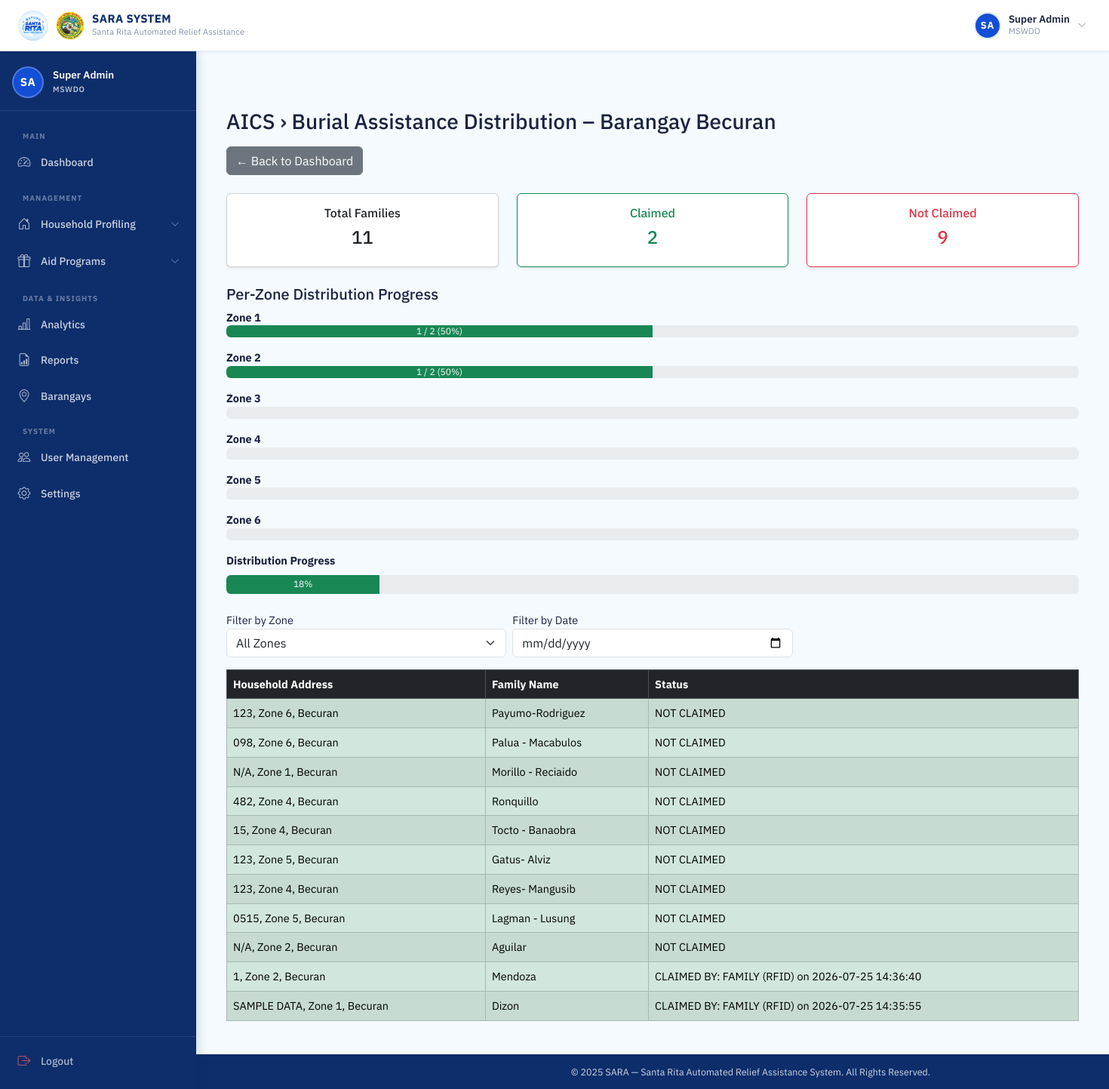
Page /mswdo/aid/1/barangays/1/ (signed in) on the earlier database version.
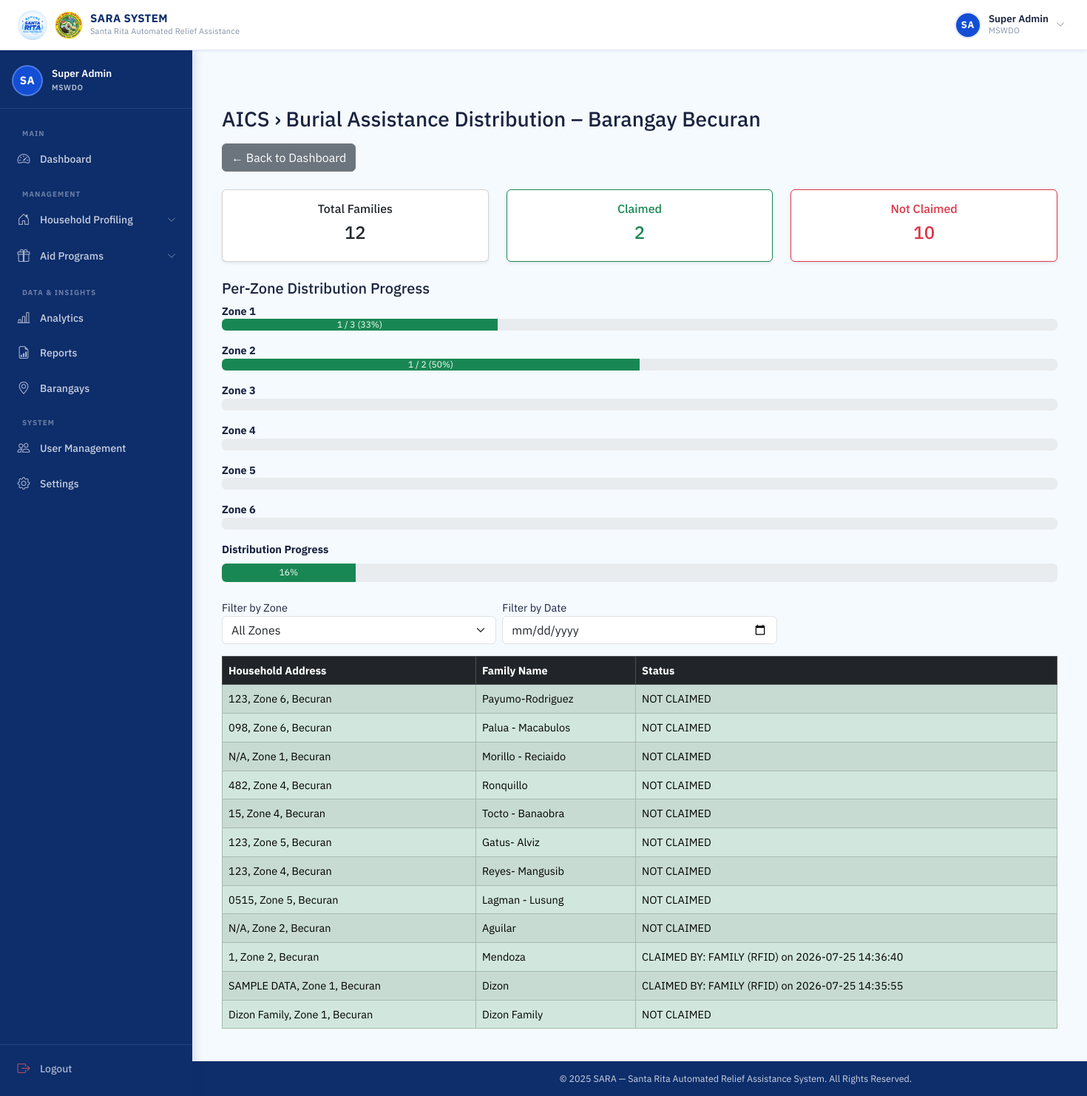
Same page on the later database version.
### households/models.py (models this page shows, shortened)
class Zone(models.Model):
    barangay = models.ForeignKey(Barangay, on_delete=models.CASCADE, related_name='zones')
    name = models.CharField(max_length=50)

class Family(models.Model):
    household = models.ForeignKey(Household, on_delete=models.CASCADE, related_name='families')
    family_name = models.CharField(max_length=100)
    rfid_uid = models.CharField(
        max_length=50,
        unique=True,
        null=True,
        blank=True
    )
    is_active = models.BooleanField(default=True)

### monitoring/views.py (the view)
# urls.py: path('mswdo/aid/<int:assistance_id>/barangays/<int:barangay_id>/', views.aid_barangay_detail, name='aid_barangay_detail'),
@login_required
@session_protected
@mswdo_or_staff_required
def aid_barangay_detail(request, assistance_id, barangay_id):
    assistance = get_object_or_404(
        Assistance.objects.select_related('program', 'aid_category'),
        id=assistance_id
    )
    barangay = get_object_or_404(Barangay, id=barangay_id)
    families = Family.objects.filter(
        household__barangay=barangay,
        is_active=True
    ).select_related('household', 'household__zone')
    claims = AidClaim.objects.filter(
        assistance=assistance,
        family__household__barangay=barangay
    ).select_related('family', 'family_member')
    selected_zone = request.GET.get('zone')
    if selected_zone:
        families = families.filter(household__zone_id=selected_zone)
    selected_date = request.GET.get('date')
    if selected_date:
        try:
            claims = claims.filter(claimed_at__date=selected_date)
        except (ValueError):
            selected_date = None
    zones = Zone.objects.filter(barangay=barangay)
    claim_map = {claim.family_id: claim for claim in claims}
    families_data = []
    for family in families:
        claim = claim_map.get(family.id)
        if claim:
            claimed_by_name = (
                f"{claim.family_member.first_name} {claim.family_member.last_name}"
                if claim.family_member else "FAMILY (RFID)"
            )
            status = f"CLAIMED BY: {claimed_by_name} on {claim.claimed_at.strftime('%Y-%m-%d %H:%M:%S')}"
        else:
            status = "NOT CLAIMED"
        families_data.append({
            'household_address': family.household.address,
            'family_name': family.family_name,
            'status': status,
            'zone': family.household.zone.name if family.household.zone else "N/A"
        })
    total_families = len(families_data)
    claimed_count = sum(1 for f in families_data if f['status'].startswith("CLAIMED"))
    unclaimed_count = total_families - claimed_count
    progress_percent = int((claimed_count / total_families) * 100) if total_families else 0
    zone_stats = []
    for zone in zones:
        zone_families = [f for f in families_data if f['zone'] == zone.name]
        total = len(zone_families)
        claimed = sum(1 for f in zone_families if f['status'].startswith("CLAIMED"))
        percent = int((claimed / total) * 100) if total else 0
        zone_stats.append({
            'zone': zone.name,
            'claimed': claimed,
            'total': total,
            'percent': percent
        })
    return render(request, 'monitoring/aid_barangay_detail.html', {
        'assistance': assistance,
        'barangay': barangay,
        'families_data': families_data,
        'zones': zones,
        'zone_stats': zone_stats,
        'selected_zone': selected_zone,
        'selected_date': selected_date,
        'total_families': total_families,
        'claimed_count': claimed_count,
        'unclaimed_count': unclaimed_count,
        'progress_percent': progress_percent,
    })

### accounts/context_processors.py (called while the page is built)
def auth_required(request):
    return {
        'requires_auth': request.user.is_authenticated
    }

### households/models.py (called while the page is built)
    @property
    def address(self):
        return f"{self.house_number}, {self.zone.name}, {self.barangay.name}"

### monitoring/templates/monitoring/aid_barangay_detail.html (shortened to what this page needs)
{% extends 'base.html' %}
{% block content %}
<div class="container mt-5">
  <h3 class="mb-3">
    {{ assistance.program.name }} › {{ assistance.aid_category.name }} Distribution – Barangay {{ barangay.name }}
  </h3>
  <a href="{% if request.user.role == 'MSWDO' %}{% url 'mswdo_dashboard' %}{% else %}{% url 'staff_dashboard' %}{% endif %}" class="btn btn-secondary mb-4">
    ← Back to Dashboard
  </a>
  <div class="row mb-4">
    <div class="col-md-4">
      <div class="card text-center shadow-sm">
        <div class="card-body">
          <h6>Total Families</h6>
          <h4>{{ total_families }}</h4>
        </div>
      </div>
    </div>
    <div class="col-md-4">
      <div class="card text-center shadow-sm border-success">
        <div class="card-body text-success">
          <h6>Claimed</h6>
          <h4>{{ claimed_count }}</h4>
        </div>
      </div>
    </div>
    <div class="col-md-4">
      <div class="card text-center shadow-sm border-danger">
        <div class="card-body text-danger">
          <h6>Not Claimed</h6>
          <h4>{{ unclaimed_count }}</h4>
        </div>
      </div>
    </div>
  </div>
<h5 class="mt-4">Per-Zone Distribution Progress</h5>
{% for z in zone_stats %}
<div class="mb-3">
    <strong>{{ z.zone }}</strong>
    <div class="progress">
        <div class="progress-bar bg-success"
             role="progressbar"
             style="width: {{ z.percent }}%;">
            {{ z.claimed }} / {{ z.total }} ({{ z.percent }}%)
        </div>
    </div>
</div>
{% endfor %}
  <div class="mb-4">
    <label class="form-label fw-bold">Distribution Progress</label>
    <div class="progress" style="height: 25px;">
      <div
        class="progress-bar bg-success"
        role="progressbar"
        style="width: {{ progress_percent }}%;"
      >
        {{ progress_percent }}%
      </div>
    </div>
  </div>
  <form method="get" class="row g-2 mb-3">
    <div class="col-md-4">
        <label>Filter by Zone</label>
        <select name="zone" class="form-select" onchange="this.form.submit()">
            <option value="">All Zones</option>
        </select>
    </div>
    <div class="col-md-4">
        <label>Filter by Date</label>
        <input type="date" name="date" value="{{ selected_date }}"
               class="form-control" onchange="this.form.submit()">
    </div>
</form>
  <div class="table-responsive">
    <table class="table table-bordered table-striped align-middle">
      <thead class="table-dark">
        <tr>
          <th>Household Address</th>
          <th>Family Name</th>
          <th>Status</th>
        </tr>
      </thead>
      <tbody>
        {% for data in families_data %}
          <tr class="{% if 'CLAIMED' in data.status %}table-success{% else %}table-danger{% endif %}">
            <td>{{ data.household_address }}</td>
            <td>{{ data.family_name }}</td>
            <td>{{ data.status }}</td>
          </tr>
        {% endfor %}
      </tbody>
    </table>
  </div>
</div>
{% endblock %}

Differences in the rows shown:
added Family: family_name "Dizon Family"
Other differences:
{{ total_families }}: "11" → "12"
{{ unclaimed_count }}: "9" → "10"
{{ progress_percent }}: 18 → 16 (drawn)
{{ progress_percent }}: "18" → "16"
new list line: "Zone 1"
new list line: "1 / 3 ( 33 %)"
new list line: "Dizon Family, Zone 1, Becuran NOT CLAIMED"
list line gone: "Zone 1"
list line gone: "1 / 2 ( 50 %)"
